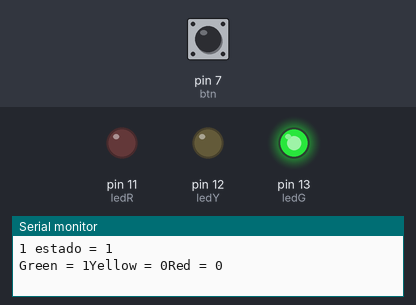
A sketch run on a simulated Arduino Uno, built with avr-gcc and run on an emulated ATmega328P. Parts: output pins drawn as LEDs (lit = HIGH), the last lines printed to the serial monitor. Dashed ring = blinking. Inputs (shaded band) come from the test bench; at power-on: pin 7 (btn) HIGH.

Above: at 1.2 s.
1.3 s: pin 7 (btn) pulled LOW for 1 s
At 3.0 s:
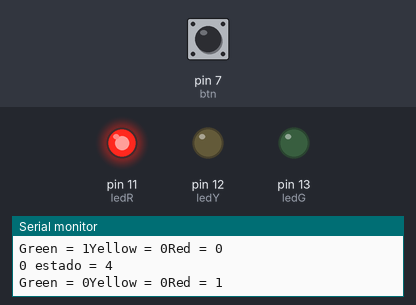
4.3 s: pin 7 (btn) pulled LOW for 0.15 s
At 4.7 s:
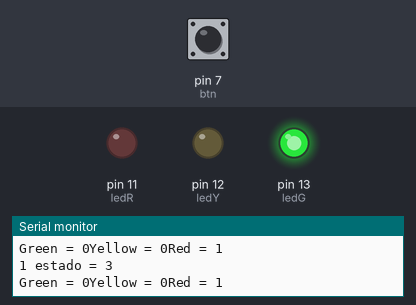
5.9 s: pin 7 (btn) pulled LOW for 3.2 s
At 6.35 s:
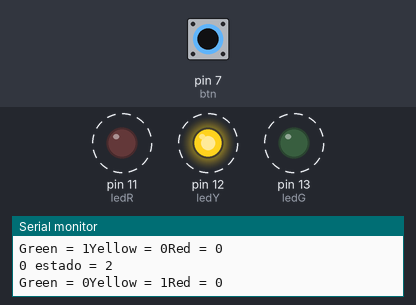
Timing chart, 0 to 10.5 s (numbered marks = the images above; inputs shaded):
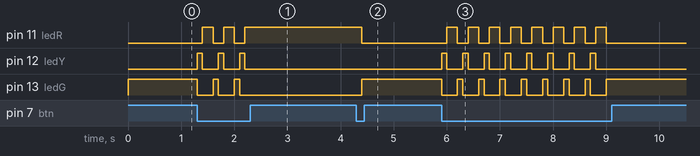

The sketch:

Qualquer_coisa.ino
```cpp
const int ledR = 11;
const int ledY = 12;
const int ledG = 13;
const int btn = 7;
int leitura;
int ultimaLeitura = LOW;
long tmpUltimaLeitura = 0;
int estado = 1;
long mudanca = 0;
long lastPrint = 0;

void setup(){
  pinMode(ledR,OUTPUT);
  pinMode(ledG,OUTPUT);
  pinMode(ledY,OUTPUT);
  pinMode(btn,INPUT_PULLUP);
  Serial.begin(9600);
}

void Luz(int estado){

  switch(estado){
    case 1:
      digitalWrite(ledG,HIGH);
      digitalWrite(ledY,LOW);
      digitalWrite(ledR,LOW);
      mudanca = millis();
      break;
    case 2:
      digitalWrite(ledG,LOW);
      digitalWrite(ledY,HIGH);
      digitalWrite(ledR,LOW);
      mudanca = millis();
      break;
    case 3:
      digitalWrite(ledG,LOW);
      digitalWrite(ledY,LOW);
      digitalWrite(ledR,HIGH);
      mudanca = millis();
      break;
    case 4:
      if(millis() - mudanca >= 1000){
        if(digitalRead(ledG)){
          digitalWrite(ledG,LOW);
          digitalWrite(ledY,HIGH);
        }else if(digitalRead(ledY)){
          digitalWrite(ledY,LOW);
          digitalWrite(ledR,HIGH);
        }else if(digitalRead(ledR)){
          digitalWrite(ledR,LOW);
          digitalWrite(ledG,HIGH);
        }else{
          digitalWrite(ledG,HIGH);
          digitalWrite(ledY,LOW);
          digitalWrite(ledR,LOW);
        }
        mudanca = millis();
      }
  }
}

void Imprime(){
  if(millis() - lastPrint >= 1000){
    Serial.print(digitalRead(btn));
    Serial.print(" estado = ");
    Serial.println(estado);
    Serial.print("Green = ");
    Serial.print(digitalRead(ledG));
    Serial.print("Yellow = ");
    Serial.print(digitalRead(ledY));
    Serial.print("Red = ");
    Serial.println(digitalRead(ledR));
    lastPrint = millis();
  }
}

void loop(){


  if(ultimaLeitura != leitura){
      ultimaLeitura = leitura;
  }

  if (millis() - tmpUltimaLeitura >= 100){
    leitura = digitalRead(btn);

    if(leitura == LOW){
      if(estado == 1){
        estado = 2;
      }else if(estado == 2){
        estado = 3;
      }else if(estado == 3){
        estado = 4;
      }else if(estado == 4){
        estado = 1;
      }
    }
    tmpUltimaLeitura = millis();
  }

  Luz(estado);

  Imprime();

}
```

Measured:
- after the input at 1.3 s, pin 11 (ledR): alternates HIGH for 0.20 s and LOW for 0.20 s, 5 changes in all, then stays HIGH, starting after 0.10 s; pin 12 (ledY): alternates HIGH for 0.10 s and LOW for 0.30 s, 6 changes in all, then stays LOW, starting at once
- after the input at 4.3 s, pin 11 (ledR): HIGH → LOW after 0.10 s; pin 13 (ledG): LOW → HIGH after 0.10 s
- after the input at 5.9 s, pin 11 (ledR): alternates HIGH for 0.20 s and LOW for 0.20 s, 16 changes in all, then stays LOW, starting after 0.10 s; pin 12 (ledY): alternates HIGH for 0.10 s and LOW for 0.30 s, 16 changes in all, then stays LOW, starting at once
